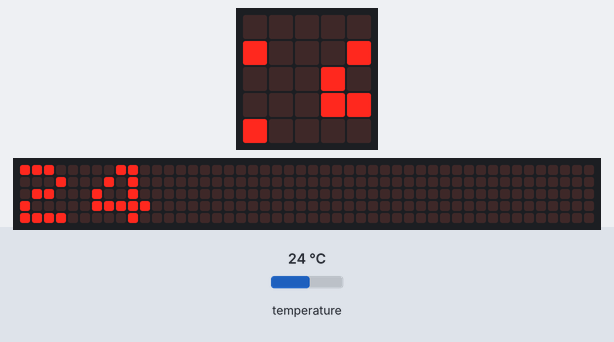
Bench run of a program on a simulated BBC micro:bit (MakeCode). On the bench: the board's 5×5 LED display, a strip that is not on the board, showing the scrolling text unrolled. The test bench sets the inputs (shaded band); at power-on: temperature 24 °C. The 48×5 strip is a reading aid, not a part: it shows the text the display is scrolling, unrolled, one strip-width of it at a time.

Above: at 1.27 s.
1.3 s: temperature set to 25.3 °C
At 6.07 s:
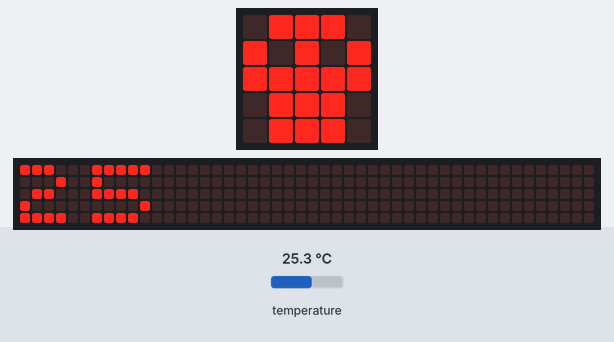
6.5 s: temperature set to 26.4 °C
At 9.8 s:
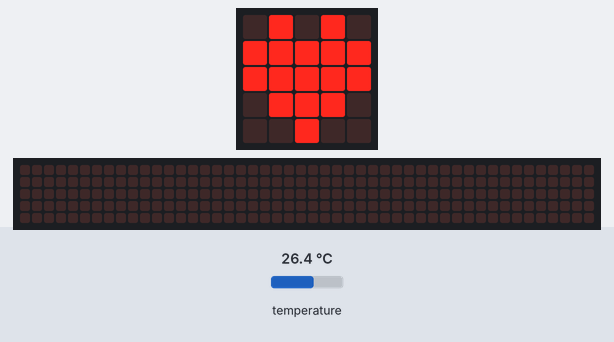
11.4 s: temperature set to 12 °C
At 15.8 s:
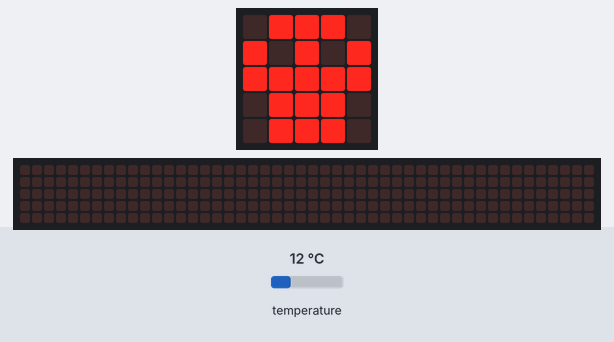

Measured:
- the behaviour switches between 25.9 and 26 °C on temperature (found by bisection; images 1 and 2)
- after the input at 6.5 s, the display: first differs from a run without the input after 2.8 s (image 2)
- after the input at 11.4 s, the display: first differs from a run without the input after 1.2 s (image 3 shows a later state)
- what the display in image 2 shows lasts 0.6 s, from 9.3 s to 9.9 s

The program:

main.ts
```typescript
basic.forever(function () {
    basic.showNumber(input.temperature())
    while (input.temperature() < 26) {
        basic.showNumber(input.temperature())
        basic.showIcon(IconNames.Skull)
    }
    while (input.temperature() > 34) {
        basic.showNumber(input.temperature())
        basic.showIcon(IconNames.Skull)
    }
    basic.showIcon(IconNames.Heart)
})
```

test.ts
```typescript
// aquí va el archivo "tests"; esto no se compilará cuando este paquete se utilice como una extensión.
```
